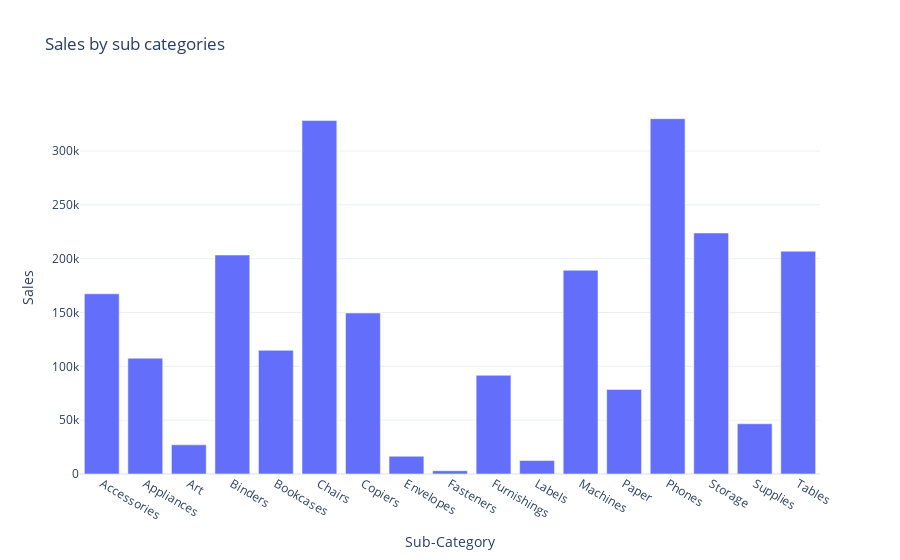

Write notebook code for a chart like this one.
### Code cell
# bar graph in plotly 
fig=px.bar(sales_by_subcategory,
           x="Sub-Category",
            y="Sales",
          title="Sales by sub categories")
fig.show()

### Figure 1 — Plotly figure (JSON) as saved in the notebook; plotly's stock layout.template omitted (floating-point values rounded to 4 significant figures)
{"data": [{"alignmentgroup": "True", "hovertemplate": "Sub-Category=%{x}<br>Sales=%{y}<extra></extra>", "legendgroup": "", "marker": {"color": "#636efa", "pattern": {"shape": ""}}, "name": "", "offsetgroup": "", "orientation": "v", "showlegend": false, "textposition": "auto", "type": "bar", "x": ["Accessories", "Appliances", "Art", "Binders", "Bookcases", "Chairs", "Copiers", "Envelopes", "Fasteners", "Furnishings", "Labels", "Machines", "Paper", "Phones", "Storage", "Supplies", "Tables"], "xaxis": "x", "y": [167400.0, 107500.0, 27120.0, 203400.0, 114900.0, 328400.0, 149500.0, 16480.0, 3024.0, 91710.0, 12490.0, 189200.0, 78480.0, 330000.0, 223800.0, 46670.0, 207000.0], "yaxis": "y"}], "layout": {"autosize": true, "barmode": "relative", "legend": {"tracegroupgap": 0}, "title": {"text": "Sales by sub categories"}, "xaxis": {"anchor": "y", "autorange": true, "domain": [0, 1], "range": [-0.5, 16.5], "title": {"text": "Sub-Category"}, "type": "category"}, "yaxis": {"anchor": "x", "autorange": true, "domain": [0, 1], "range": [0, 347400.0], "title": {"text": "Sales"}, "type": "linear"}}}
